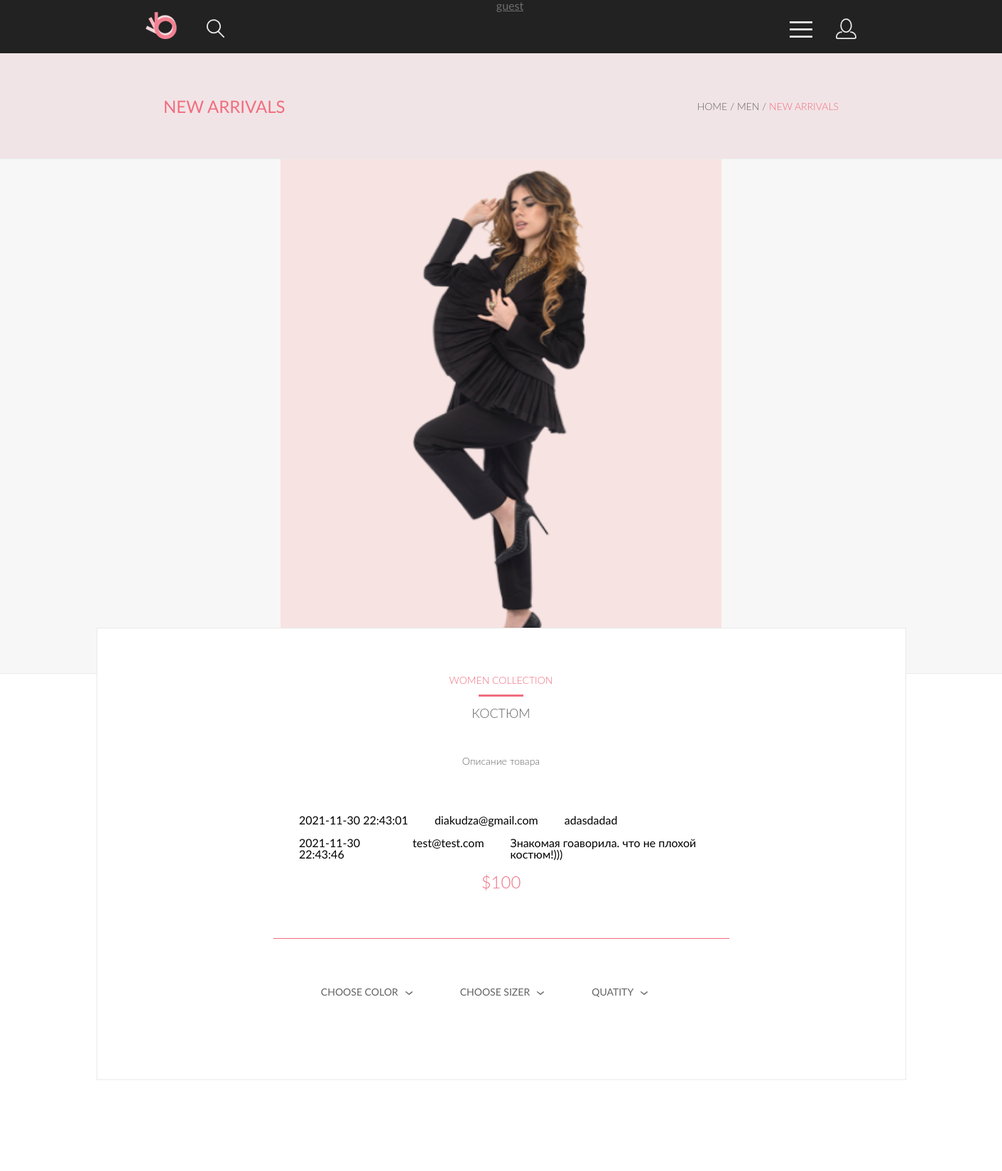
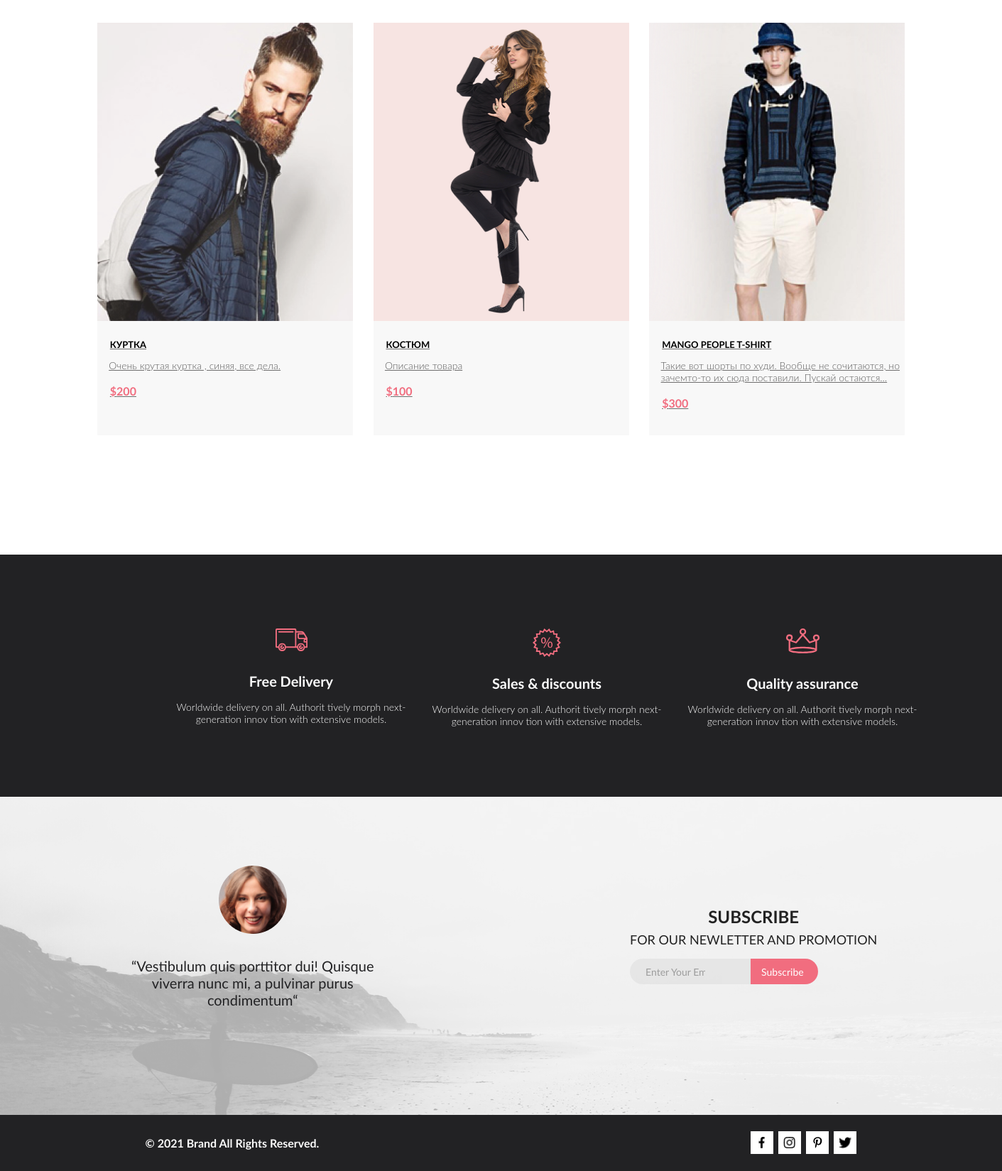
The app's page /?page=product&id_good=2 with its own data (2 pictures, top to bottom).
### tables this page shows
CREATE TABLE `goods` (
  `id` int NOT NULL,
  `title` varchar(20) NOT NULL DEFAULT 'Заголовоктовара',
  `description` varchar(250) NOT NULL DEFAULT 'Описание товара',
  `count` int NOT NULL DEFAULT '1',
  `price` int NOT NULL,
  `photo` varchar(50) NOT NULL,
  `category` int NOT NULL
);

CREATE TABLE `review` (
  `id_review` int NOT NULL,
  `good_id` int NOT NULL,
  `user_id` int NOT NULL,
  `text` varchar(300) NOT NULL,
  `data` datetime NOT NULL DEFAULT CURRENT_TIMESTAMP
);

CREATE TABLE `user` (
  `idUser` int NOT NULL,
  `login` varchar(20) NOT NULL,
  `pass` varchar(100) DEFAULT NULL,
  `lastname` varchar(20) NOT NULL,
  `firstname` varchar(20) NOT NULL,
  `sex` varchar(10) NOT NULL
);

### engine/function.php (the view, shortened to what this page needs)
<?php
    function execQuery($db,$query){
        return mysqli_query($db,$query);
    }
    function showSomeMiniCard($db,$count,$isAuth = false) {
        $query=execQuery($db,"SELECT * FROM goods limit $count");
        foreach ($query as $item){
            productCard($db,$item['id'],$isAuth);
        }
    }
    function productCard ($db,$id,$isAuth = false) {
        foreach (execQuery($db,"SELECT * FROM goods WHERE id=$id") as $item): ?>
        <li class="product__card">
            <div class="product__card-imgbox">
                <img class="product__card-img" src="../public/img/<?= $item['photo'] ?>" height="420" alt="cadr_img">
            </div>
            <a href="?page=product&id_good=<?= $item['id'] ?>">
                <h4 class="product__card-header"><?= $item['title'] ?></h4>
                <p class="product__card-text">
                    <?= $item['description'] ?>
                </p>
                <h5 class="product__card-price">$<?= $item['price'] ?></h5>
            </a>
        </li>
    <?php endforeach;
    }
        $item=mysqli_fetch_assoc(execQuery($db,"SELECT *,c.id as idCart,c.count as countInCart FROM cart c LEFT JOIN goods g ON c.id_good = g.id WHERE g.id=$idGood AND userid=$userid")); ?>
    <?php
    function whichCollection($collect){
        switch ($collect){
            case 1: return "Women collection";
        }
    }
    function getSomeReviews($db,$id,$number=1){
        foreach (execQuery($db,"SELECT r.id_review,u.login,g.title,r.text,r.data FROM review r
            LEFT JOIN user u ON r.user_id = u.idUser
            LEFT JOIN goods g ON r.good_id = g.id WHERE r.good_id=$id") as $item): ?>
            <div class="review">
                <div><?= $item['data'] ?></div><div><?= $item['login'] ?></div><div><?= $item['text'] ?></div>
            </div><br>
        <?php endforeach;}

### template/product.php (shortened to what this page needs)
<?php $id_good=(!empty($_GET['id_good']))?$_GET['id_good']:1; ?>
<main class="white__back container">
        <section class="catalog__header container">
            <span class="catalog__header--arrivals">new arrivals</span>
            <nav class="breadcrumbs">
                <ul>
                    <li><a href="/"> home </a>/</li>
                    <li><a href="#">men </a>/</li>
                    <li><a href="#">new arrivals</a></li>
                </ul>
            </nav>
        </section>
        <section class="product__main">
            <?php foreach (execQuery($db,"SELECT * FROM goods WHERE id=$id_good") as $item): ?>
            <div class="product__main--top">
                <div class="slider" data-slider="chiefslider">
                    <div class="slider__container">
                        <div class="slider__wrapper">
                            <div class="slider__items">
                                <div class="slider__item">
                                    <div class="slider__item-container">
                                        <div class="slider__item-content"><img src="../public/img/<?= $item['photo'] ?>"
                                                height="724"></div>
                                    </div>
                                </div>
                            </div>
                        </div>
                    </div>
                </div>
            </div>
            <div class="product__main--card margin">
                <h4><?= whichCollection($item['category']) ?></h4>
                <div class="red_line_hor"></div>
                <h3><?= $item['title'] ?></h3>
                <p class="product__main--text"><?= $item['description'] ?></p>
                <?= getSomeReviews($db,$id_good) ?>
                <h2>$<?= $item['price'] ?></h2>
                <div class="red_line_hor_long"></div>
                <ul class="catalog__menu">
                    <li class="catalog__menu--it">choose color<img class="catalog__menu--it" src="../public/img/down.svg"></li>
                    <li class="catalog__menu--it">choose sizer<img class="catalog__menu--it" src="../public/img/down.svg"></li>
                    <li class="catalog__menu--it">quatity<img class="catalog__menu--it" src="../public/img/down.svg"></li>
                </ul>
            </div>
  <?php endforeach; ?>
            <div class="product__table width container">
                <ul class="product__list">
                    <?= showSomeMiniCard($db,3) ?>
                </ul>
            </div>
        </section>
</main>

### public/css/product.css (style rules this page uses)
article, aside, details, figcaption, figure, footer, header, hgroup, menu, nav, section { display: block; }
ol, ul { list-style: none; }
.margin { margin: 0 19% 0 19%; }
.width { width: 71%; }
.container { margin: 0px auto; }
a { color: #6F6E6E; }
.white__back { background-color: #ffffff; max-width: 1600px; display: flex; flex-direction: column; align-items: center; }
ul { list-style: none; }
.product__list { display: flex; justify-content: space-between; flex-wrap: wrap; }
.product__card { background: #F8F8F8; height: 581px; width: 360px; margin-bottom: 40px; }
.product__card-imgbox { position: relative; }
.product__card-img { margin: 0 0 25px; }
.product__card-header { margin-left: 18px; margin-bottom: 13px; font-size: 13px; line-height: 16px; color: #000000; text-transform: uppercase; }
.product__card-text { margin-left: 16.4px; margin-bottom: 18px; font-weight: 300; font-size: 14px; line-height: 17px; color: #5D5D5D; }
.product__card-price { margin-left: 18px; font-size: 16px; line-height: 19px; color: #F16D7F; }
.white__back { width: 100%; }
.catalog__header { display: flex; justify-content: space-between; align-items: center; width: 100%; height: 148px; background-color: #F1E4E6; padding: 0 230px 0 230px; text-transform: uppercase; box-sizing: border-box; }
.catalog__header--arrivals { font-size: 24px; line-height: 29px; color: #F16D7F; }
.slider { margin: 0 auto; }
.slider__item-content { display: flex; justify-content: center; }
.catalog__menu { display: flex; flex-direction: row; align-items: center; position: relative; text-transform: uppercase; margin: 0 0 50px; }
.catalog__menu--it { font-size: 14px; line-height: 17px; color: #636363; margin: 0 28px 0 10px; }
.breadcrumbs { font-weight: 300; font-size: 14px; line-height: 17px; color: #636363; }
.breadcrumbs a { text-decoration: none; color: #636363; }
.breadcrumbs ul li { display: inline-table; text-transform: uppercase; }
.breadcrumbs ul li:last-child > a { color: #F16D7F; }
.product__main { display: flex; flex-direction: column; align-items: center; margin: 0 0 128px; }
.product__main--top { display: flex; justify-content: space-between; background-color: #F7F7F7; align-items: center; border: 1px solid #EAEAEA; width: 1600px; }
.product__main--card { margin: -65px 0 0 0; width: 1140px; box-sizing: border-box; background-color: #FFF; border: 1px solid #EAEAEA; display: flex; justify-content: space-between; flex-direction: column; padding-top: 64px; align-items: center; padding-bottom: 65px; z-index: 1; }
.product__main--card h4 { font-size: 14px; line-height: 17px; font-weight: 300; font-style: normal; color: #F16D7F; margin: 0 0 12px 0; text-transform: uppercase; }
.product__main--card h3 { font-size: 18px; line-height: 22px; font-weight: 300; font-style: normal; color: #636363; margin: 12px 0 48.4px; text-transform: uppercase; }
.product__main--card h2 { font-size: 24px; line-height: 29px; font-weight: 300; font-style: normal; color: #F16D7F; }
.product__main--text { height: 51px; width: 555px; font-size: 14px; line-height: 17px; font-weight: 300; font-style: normal; text-align: center; color: #636363; margin: 0 0 32.5px; }
.red_line_hor { width: 63px; height: 3px; background-color: #F16D7F; }
.red_line_hor_long { width: 642px; height: 1px; background-color: #F16D7F; margin: 65.5px 0; }
.product__table { margin: 160px 0 0 0; }
.review { flex-direction: row; display: flex; width: 50%; gap: 37px; }

### public/css/chiefslider.css (style rules this page uses)
.slider { position: relative; }
.slider__container { overflow: hidden; }
.slider__items { display: flex; transition: transform 0.5s ease; }
.slider__item { flex: 0 0 100%; max-width: 100%; -webkit-user-select: none; -moz-user-select: none; -ms-user-select: none; user-select: none; }

### records on screen
goods: photo (picture), category "WOMEN COLLECTION", title "КОСТЮМ", description "Описание товара", price "100"
review: data "2021-11-30 22:43:01", user.login "diakudza@gmail.com", text "adasdadad"
review: data "2021-11-30 22:43:46", user.login "test@test.com", text "Знакомая гоаворила. что не плохой костюм!)))"
goods: photo (picture), title "КУРТКА", description "Очень крутая куртка , синяя, все дела.", price "200"
goods: photo (picture), title "MANGO PEOPLE T-SHIRT", description "Такие вот шорты по худи. Вообще не сочитаются, но зачемто-то их сюда поставили. Пускай остаются...", price "300"
